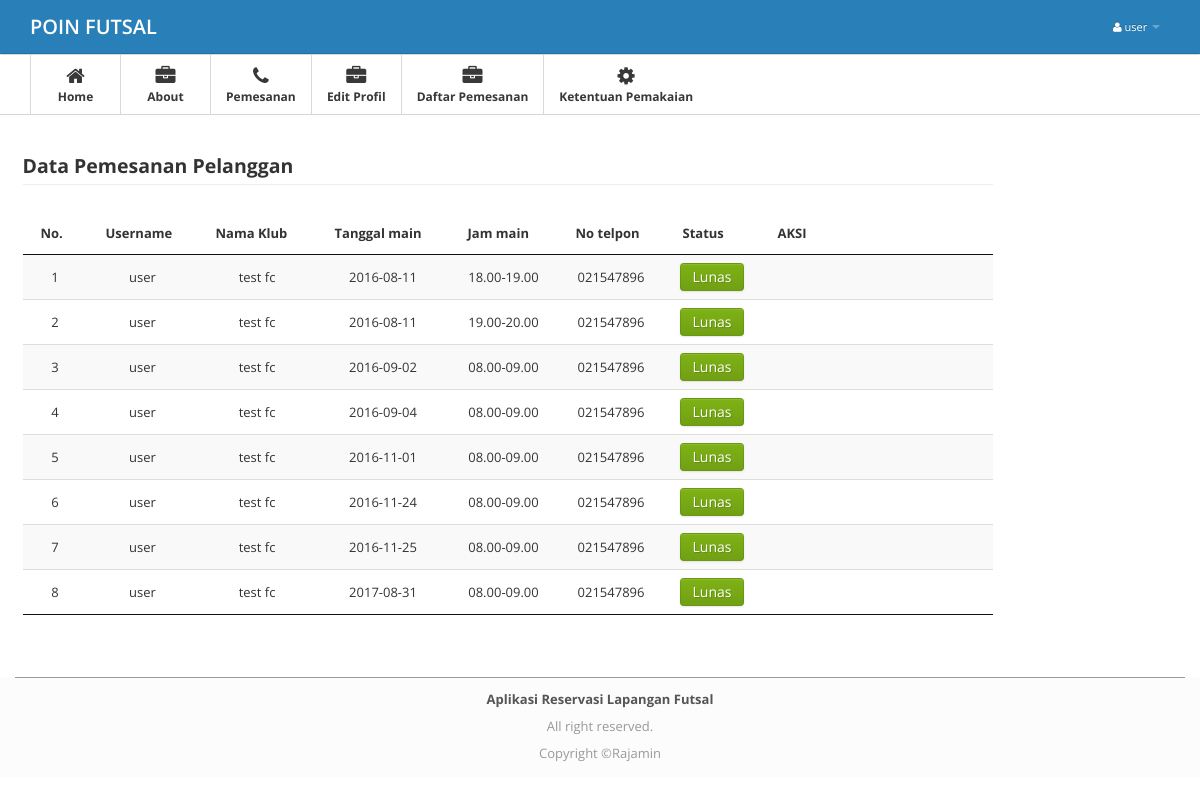
The app's page /index.php?modul=pesandetail (signed in) with its own data.
### tables this page shows
CREATE TABLE IF NOT EXISTS `pemesanan` (
`id_pemesanan` int(11) NOT NULL,
  `id_admin` int(11) NOT NULL,
  `id_pelanggan` int(11) NOT NULL,
  `id_harga` int(11) NOT NULL,
  `id_jadwal` int(11) NOT NULL,
  `username` varchar(20) NOT NULL,
  `nama_klub` varchar(35) NOT NULL,
  `alamat` text NOT NULL,
  `no_telpon` char(12) NOT NULL,
  `tanggal` date NOT NULL,
  `jam` varchar(100) NOT NULL,
  `harga` char(10) NOT NULL,
  `dp` char(10) NOT NULL,
  `sisa` char(10) NOT NULL,
  `status` varchar(10) NOT NULL
);

### modul/pesandetail.php (the view, shortened to what this page needs)
<div class="main">
    <div class="main-inner">
        <div class="container">
          <div class="row">
                     <div class="span10">
                            <legend><b>Data Pemesanan Pelanggan</b></legend>
                              <table id="pesan" class="display">
                              <thead>
                              <tr>
                              <th>No.</th>
                              <th>Username</th>
                              <th>Nama Klub</th>
                              <th>Tanggal main</th>
                              <th>Jam main</th>
                              <th>No telpon</th>
                              <th>Status</th>
                              <th width="197px">AKSI</th></tr>
                              </thead>
                              <tbody>
                              <?php
                  $sql=mysql_query("SELECT * FROM pemesanan WHERE username='$_SESSION[usernamepengunjung]' order by tanggal ASC");
                              while($cc=mysql_fetch_array($sql)){
                                $no++;
                               ?>
                            <tr>
                              <td align="center"><?php echo $no;  ?></td>
                              <td align="center"><?php echo $cc['username']; ?></td>
                              <td align="center"><?php echo $cc['nama_klub']; ?></td>
                              <td align="center"><?php echo $cc['tanggal']; ?></td>
                              <td align="center"><?php echo $cc['jam']; ?></td>
                              <td align="center"><?php echo $cc['no_telpon']; ?></td>
                              <td align="center">
                              	<?php
                              if(($cc[status]==Pending)){?>
                              <span class="btn btn-warning btn-sm"><?php echo $cc['status']; ?></span>
                              <?php
                              }elseif(($cc[status]==Lunas)){
                              	?>
                              <span class="btn btn-success btn-sm"><?php echo $cc['status']; ?></span>
                              <?php
                              }
                              elseif(($cc[status]==Tertunda)){
                                ?>
                              <span class="btn btn-success btn-sm" rel="popover" id='el3' data-content="silahkan tunggu kurang lebih 10-15 menit sampai admin menkonfirmasi pesanan anda" title="info"><?php echo $cc['status']; ?></span>
                              <?php
                              }
                              ?>
                              </td>
                              <td>
                              </td></tr>
                              <?php } ?>
                              </tbody>
                              </table>
            </div>
        </div>
    </div>
</div>
</div>

### css/style.css (style rules this page uses)
body { background: #FFFFFF; font: 13px/1.7em 'Open Sans'; }
.main { padding-bottom: 2em; border-bottom: 0px solid #000; }

### records on screen
pemesanan: username "user", nama_klub "test fc", tanggal "2016-08-11", jam "18.00-19.00", no_telpon "021547896", status "Lunas"
pemesanan: username "user", nama_klub "test fc", tanggal "2016-08-11", jam "19.00-20.00", no_telpon "021547896", status "Lunas"
pemesanan: username "user", nama_klub "test fc", tanggal "2016-09-02", jam "08.00-09.00", no_telpon "021547896", status "Lunas"
pemesanan: username "user", nama_klub "test fc", tanggal "2016-09-04", jam "08.00-09.00", no_telpon "021547896", status "Lunas"
pemesanan: username "user", nama_klub "test fc", tanggal "2016-11-01", jam "08.00-09.00", no_telpon "021547896", status "Lunas"
pemesanan: username "user", nama_klub "test fc", tanggal "2016-11-24", jam "08.00-09.00", no_telpon "021547896", status "Lunas"
pemesanan: username "user", nama_klub "test fc", tanggal "2016-11-25", jam "08.00-09.00", no_telpon "021547896", status "Lunas"
pemesanan: username "user", nama_klub "test fc", tanggal "2017-08-31", jam "08.00-09.00", no_telpon "021547896", status "Lunas"

### other values on screen
$_SESSION['namapengunjung'] "user"
